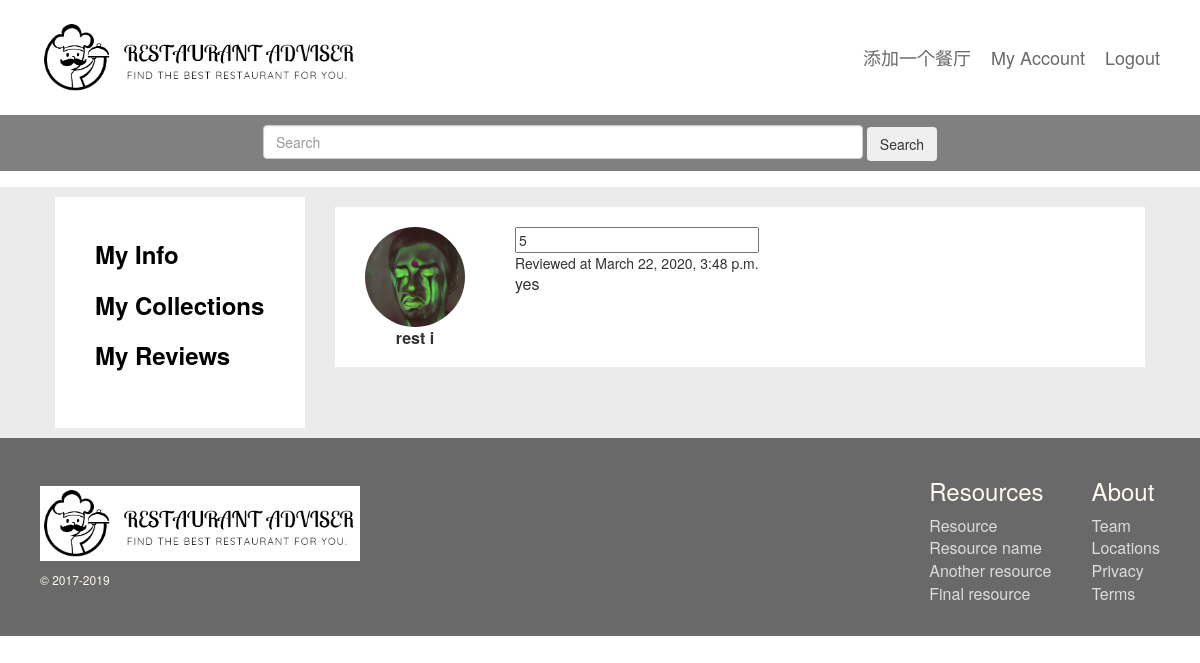
The app's page /rest_adv/my_reviews (signed in) with its own data.
### rest_adv/models.py (models this page shows, shortened)
class Review(models.Model):
    restaurant = models.ForeignKey(Restaurant, on_delete=models.CASCADE)
    user = models.ForeignKey(User, on_delete=models.CASCADE)
    rate = models.IntegerField(default = 0)
    message = models.TextField(default = 'nothing yet')
    createdAt = models.DateTimeField("Create time",auto_now_add=True)
    updatedAt = models.DateTimeField("Update time",auto_now=True)
    deletedAt = models.DateTimeField("Delete time",null=True,default=None)

class Restaurant(models.Model):
    name = models.CharField(max_length=128, unique=True)
    rate = models.FloatField(default = 0)
    slug = models.SlugField(unique = True)
    category = models.CharField(max_length=64, default='fast food') # everyone loves junk food :)
    intro = models.TextField(default = 'nothing yet')
    picture = models.ImageField(upload_to='restaurant_images', blank=True, default="statics/images/1.jpeg")
    createdAt = models.DateTimeField("Create time",auto_now_add=True)
    updatedAt = models.DateTimeField("Update time",auto_now=True)
    deletedAt = models.DateTimeField("Delete time",null=True,default=None)
    class Meta:
        verbose_name_plural = 'restaurants'

### rest_adv/views.py (the view)
# urls.py: path('my_reviews',views.my_reviews,name='my_reviews'),
@login_required
def my_reviews(request):
    context_dict = {}
    try:
        context_dict['reviews'] = Review.objects.filter(user=request.user)
    except Restaurant.DoesNotExist:
        context_dict['reviews'] = None
    return render(request, 'rest_adv/my_reviews.html', context = context_dict)

### templates/rest_adv/my_reviews.html (shortened to what this page needs)
{% extends 'rest_adv/base.html' %} {% load staticfiles %} {% block title_block %} Login {% endblock %}  {% block body_block %}
<div class="col-md-3">
    <div class="l-profile__left m-profile__left">
        <a class="m-sidebar__a l-sidebar__a" href="{% url 'rest_adv:my_profile' %}">My Info</a>
        <a class="m-sidebar__a l-sidebar__a" href="{% url 'rest_adv:my_collections' %}">My Collections</a>
        <a class="m-sidebar__a l-sidebar__a" href="{% url 'rest_adv:my_reviews' %}">My Reviews</a>
    </div>
</div>
<div class="col-md-9">
    <div class="l-review-list m-review-list ">
        <ul class="l-review-list__ul m-review-list__ul ">
            {% for review in reviews %}
            <li class="l-review-list__li m-review-list__li ">
                <div class="m-review-list__left l-review-list__left ">
                    <div class="l-review-list__cover m-review-list__cover ">
                        {% if review.restaurant.picture %}
                        <img class="m-review-list__coverimg " src={{review.restaurant.picture.url}} alt="... "> {% else %}
                        <img src={% static "images/3.jpeg " %} class="m-review-list__coverimg alt=" Lorem Ipsum Dolor Sample Text "> {% endif %}
                    </div>
                    <div class="l-review-list__username m-review-list__username">
                        {{review.restaurant.name}}
                    </div>
                </div>
                <div class="l-review-list__description m-review-list__description ">
                    <input type="text " class="m-mostliked__starrating " value="{{review.rate}} " data-size="sm ">
                    <div class="l-reivew-list__createat m-reivew-list__createat">Reviewed at {{review.createdAt}}</div>
                    <div class="l-review-list__p m-review-list__p ">{{review.message}}</div>
                </div>
            </li>
            {% endfor %}
            </ul>
        </div>
</div>
</div>
{% endblock %}

### templates/rest_adv/my_reviews.html (style rules this page uses)
.l-profile__left { padding: 40px; display: flex; flex-direction: column; }
.m-profile__left { background-color: white; }
.l-sidebar__a { margin-bottom: 16px; }
.m-sidebar__a { display: block; font-size: 24px; font-weight: bold; color: black; }
.l-review-list__ul { padding: 10px 0; margin: 0; }
.m-review-list__ul { list-style: none; }
.l-review-list__li { background-color: white; display: flex; align-items: center; height: 160px; margin-bottom: 2px; }
.m-review-list__li { list-style: none; }
.l-review-list__left { padding: 20px; display: flex; flex-direction: column; justify-content: space-between; align-items: center; }
.m-review-list__left { width: 160px; height: 160px; }
.m-review-list__coverimg { width: 100px; height: 100px; border-radius: 50px; }
.m-review-list__username { font-size: 16px; font-weight: bolder; }
.l-review-list__description { padding: 10px 20px; display: flex; flex-direction: column; }
.m-review-list__description { height: 100%; }
.m-review-list__p { font-size: 16px; width: 100%; overflow: hidden; display: -webkit-box; -webkit-box-orient: vertical; -webkit-line-clamp: 3; }

### records on screen
Review: restaurant.picture (picture), restaurant.name "rest i", rate "5", createdAt "March 22, 2020, 3:48 p.m.", message "yes"
